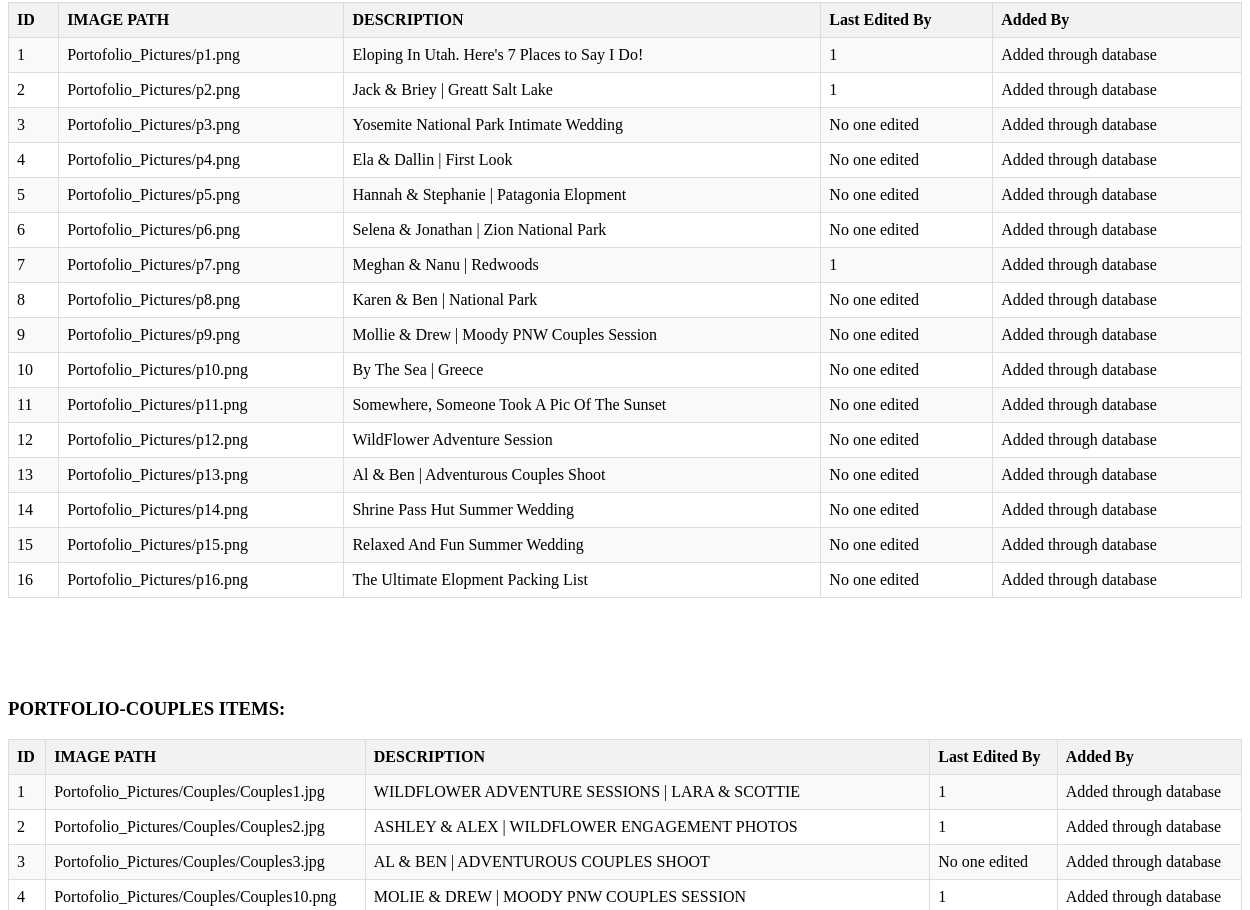
/dashboard.php (middle part), run on an earlier commit of the app's database.
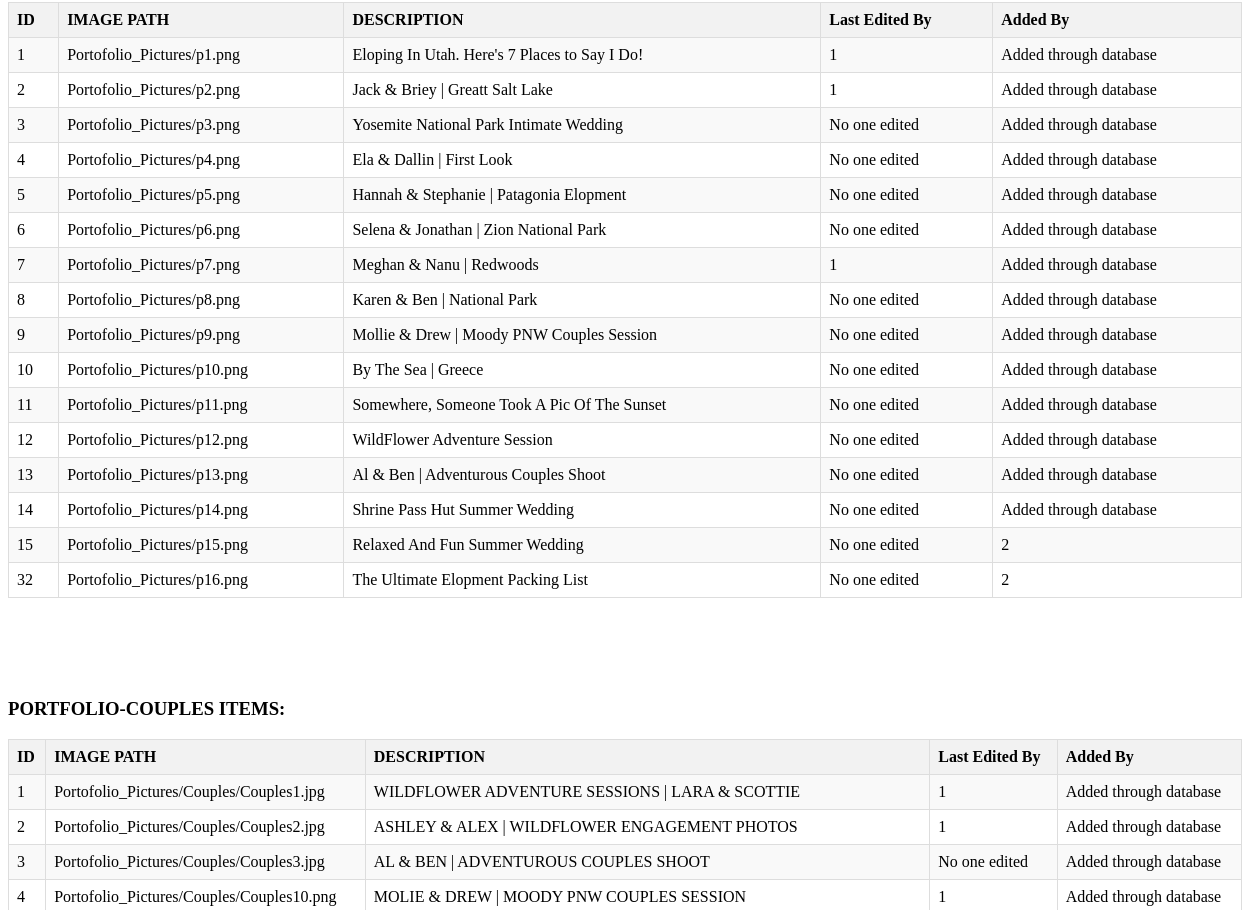
And on a later commit of the database.
### tables this page shows
CREATE TABLE `portofolio` (
  `id` int(11) NOT NULL,
  `image_path` varchar(255) NOT NULL,
  `description` text NOT NULL,
  `last_edited_by` int(11) DEFAULT NULL,
  `added_by` int(11) DEFAULT NULL
);

CREATE TABLE `user` (
  `id` int(11) NOT NULL,
  `name` varchar(20) NOT NULL,
  `surname` varchar(30) NOT NULL,
  `age` int(11) NOT NULL,
  `email` varchar(20) NOT NULL,
  `password` varchar(20) NOT NULL,
  `roli` varchar(20) NOT NULL DEFAULT 'user'
);

CREATE TABLE `portofolio_couples` (
  `id` int(11) NOT NULL,
  `image_path` varchar(100) NOT NULL,
  `description` varchar(200) NOT NULL,
  `last_edited_by` int(11) DEFAULT NULL,
  `added_by` int(11) DEFAULT NULL
);

### databaseConnection.php (called while the page is built)
<?php
     class DatabaseConnection{
        private $host = "localhost";
        private $username = "root";
        private $password = "";
        private $database = "web_project";
     function startConnection(){
         try{
             $conn = new PDO("mysql:host=$this->host;dbname=$this->database", $this->username, $this->password);
             $conn->setAttribute(PDO::ATTR_ERRMODE, PDO::ERRMODE_EXCEPTION);
             if(!$conn){
                 return null;
             }else{
                 return $conn;
             }
         }catch(PDOException $e){
            echo "Connection failed ". $e->getMessage();
             return null;
         }
     }
 }
?>

### PortofolioRepository.php (called while the page is built, shortened)
<?php
include_once "DatabaseConnection.php";
class PortofolioRepository
{
    private $connection;
    public function __construct()
    {
        $dbConnection = new DatabaseConnection;
        $this->connection = $dbConnection->startConnection();
    }
    public function getAllPortofolios()
    {
        $sql = "SELECT * FROM portofolio";
        $statement = $this->connection->query($sql);
        $portofolios = [];
        if ($statement->rowCount() > 0) {
            while ($row = $statement->fetch(PDO::FETCH_ASSOC)) {
                $portofolios[] = $row;
            }
        }
        return $portofolios;
    }
    public function getAllCouples()
    {
        $sql = "SELECT * FROM portofolio_couples";
        $statement = $this->connection->query($sql);
        $portofolioCouples = [];
        if ($statement->rowCount() > 0) {
            while ($row = $statement->fetch(PDO::FETCH_ASSOC)) {
                $portofolioCouples[] = $row;
            }
        }
        return $portofolioCouples;
    }
}
?>

### userRepository.php (called while the page is built, shortened)
<?php
    include_once"databaseConnection.php";
    class userRepository{
        private $connection;
        function __construct(){
            $conn = new DatabaseConnection;
            $this->connection = $conn->startConnection();
        }
        function getUserById($id){
            $conn = $this->connection;
            $sql = "SELECT * FROM user WHERE id=?";
            $statement = $conn->prepare($sql);
            $statement->execute([$id]);
            $user=$statement->fetch();
            return $user;
        }
    }
?>

### dashboard.php (the view, shortened to what this page needs)
<?php
include_once "databaseConnection.php";
?>
<!DOCTYPE html>
<html lang="en">
<head>
    <link rel="stylesheet" href="dashboard.css">
</head>
<body>
        <?php
        include("Header.php");
        ?>
        <?php
        include_once "userRepository.php";
        ?>
    <table border="1">
        <tr>
            <th>ID</th>
            <th>IMAGE PATH</th>
            <th>DESCRIPTION</th>
            <th>Last Edited By</th>
            <th>Added By</th>
        </tr>
        <?php
        include_once "PortofolioRepository.php";
        include_once "userRepository.php";
        $portofolioRepository = new PortofolioRepository();
        $portofolioData = $portofolioRepository->getAllPortofolios();
        $userRepository = new UserRepository();
        foreach ($portofolioData as $portofolioItem):
            $lastEditedById = $portofolioItem['last_edited_by'];
            $addedById = $portofolioItem['added_by'];
            $lastEditedByUser = $userRepository->getUserById($lastEditedById);
            $addedByUser = $userRepository->getUserById($addedById);
            echo "
        <tr>
            <td>{$portofolioItem['id']}</td>
            <td>{$portofolioItem['image_path']}</td>
            <td>{$portofolioItem['description']}</td>
            <td>";
            if ($lastEditedByUser) {
                echo "{$lastEditedByUser['id']}";
            } else {
                echo "No one edited";
            }
            echo "</td>
            <td>";
            if ($addedByUser) {
                echo "{$addedByUser['id']}";
            } else {
                echo "Added through database";
            }
            echo "</td>
        </tr>";
        endforeach;
        ?>
    </table>
    <h3 style="margin-top: 100px">PORTFOLIO-COUPLES ITEMS:</h3>
    <table border="1">
        <tr>
            <th>ID</th>
            <th>IMAGE PATH</th>
            <th>DESCRIPTION</th>
            <th>Last Edited By</th>
            <th>Added By</th>
        </tr>
        <?php
        include_once "PortofolioRepository.php";
        include_once "userRepository.php";
        $portofolioRepository = new PortofolioRepository();
        $portofolioData = $portofolioRepository->getAllCouples();
        $userRepository = new UserRepository();
        foreach ($portofolioData as $portofolioItem):
            $lastEditedById = $portofolioItem['last_edited_by'];
            $addedById = $portofolioItem['added_by'];
            $lastEditedByUser = $userRepository->getUserById($lastEditedById);
            $addedByUser = $userRepository->getUserById($addedById);
            echo "
        <tr>
            <td>{$portofolioItem['id']}</td>
            <td>{$portofolioItem['image_path']}</td>
            <td>{$portofolioItem['description']}</td>
            <td>";
            if ($lastEditedByUser) {
                echo "{$lastEditedByUser['id']}";
            } else {
                echo "No one edited";
            }
            echo "</td>
            <td>";
            if ($addedByUser) {
                echo "{$addedByUser['id']}";
            } else {
                echo "Added through database";
            }
            echo "</td>
        </tr>";
        endforeach;
        ?>
    </table>
        <?php
        include_once "PortofolioRepository.php";
        include_once "userRepository.php";
        ?>
        <?php
        include_once "PortofolioRepository.php";
        include_once "userRepository.php";
        ?>
                <?php
                require_once('databaseConnection.php');
                ?>
</body>
</html>

### Header.php (shortened to what this page needs)
<!DOCTYPE html>
<html lang="en">
<head>
</head>
<body>
</body>
</html>

### dashboard.css (style rules this page uses)
table { border-collapse: collapse; width: 100%; }
th { background-color: #f2f2f2; border: 1px solid #dddddd; text-align: left; padding: 8px; }
tr:nth-child(even) { background-color: #f9f9f9; }

What changed in the data, as far as the page shows it:
removed portofolio: id "16", image_path "Portofolio_Pictures/p16.png", description "The Ultimate Elopment Packing List", shows "No one edited", shows "Added through database"
changed portofolio "Portofolio_Pictures/p15.png": user.id (not shown) → "2"; no longer shows "Added through database"
added portofolio: id "32", image_path "Portofolio_Pictures/p16.png", description "The Ultimate Elopment Packing List", shows "No one edited", user.id "2"
